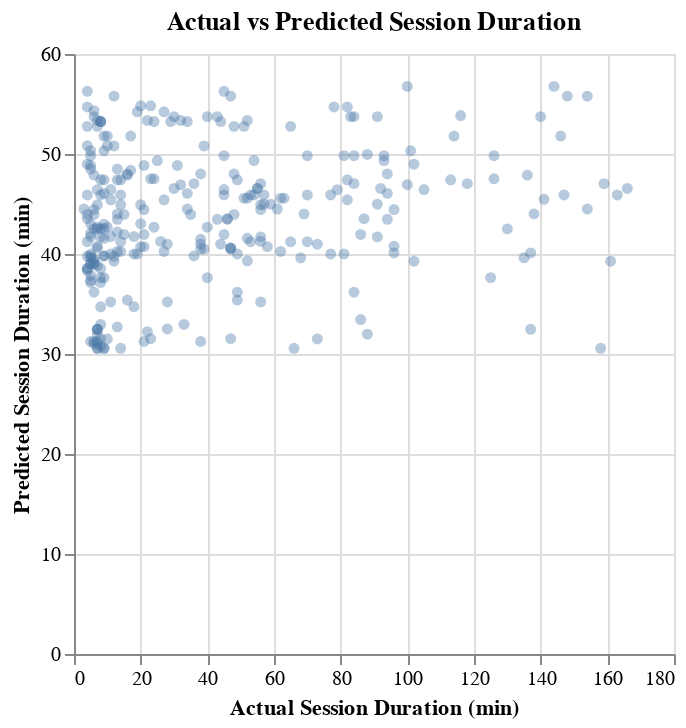

This figure's notebook cell:
### Code cell
import altair as alt

results_df = pd.DataFrame({
    "actual": y_test,
    "predicted": y_pred
})

chart_pred = alt.Chart(results_df).mark_circle(opacity=0.4).encode(
    x=alt.X("actual:Q", title="Actual Session Duration (min)"),
    y=alt.Y("predicted:Q", title="Predicted Session Duration (min)")
).properties(
    title="Actual vs Predicted Session Duration"
)

chart_pred

### Figure 1 — Vega-Lite specification as saved in the notebook (floating-point values rounded to 4 significant figures; data arrays with more than 128 entries replaced by an {"elided": "..."} marker saying what was removed)
{"config": {"view": {"continuousWidth": 300, "continuousHeight": 300}}, "data": {"name": "data-94df73e563d91ea8af9a3822287361bb"}, "mark": {"type": "circle", "opacity": 0.4}, "encoding": {"x": {"field": "actual", "title": "Actual Session Duration (min)", "type": "quantitative"}, "y": {"field": "predicted", "title": "Predicted Session Duration (min)", "type": "quantitative"}}, "title": "Actual vs Predicted Session Duration", "$schema": "https://vega.github.io/schema/vega-lite/v5.20.1.json", "datasets": {"data-94df73e563d91ea8af9a3822287361bb": {"elided": "294 records"}}}
